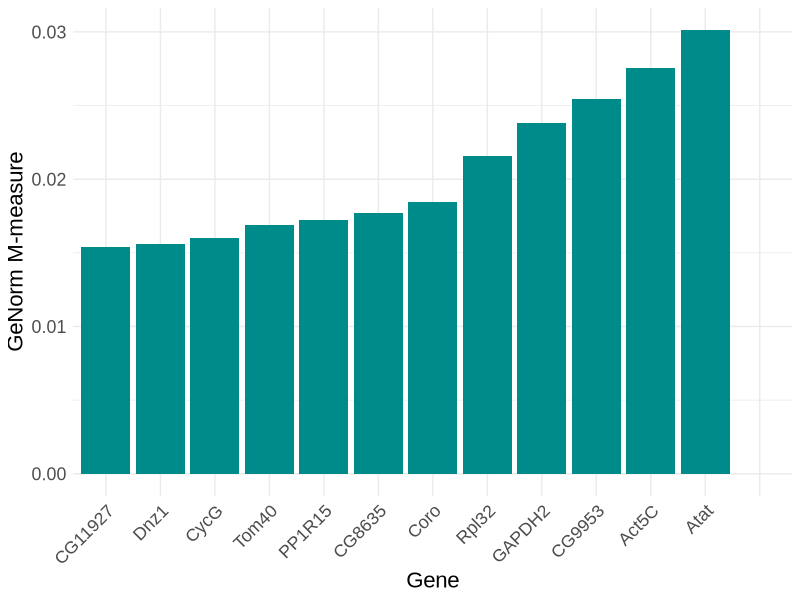
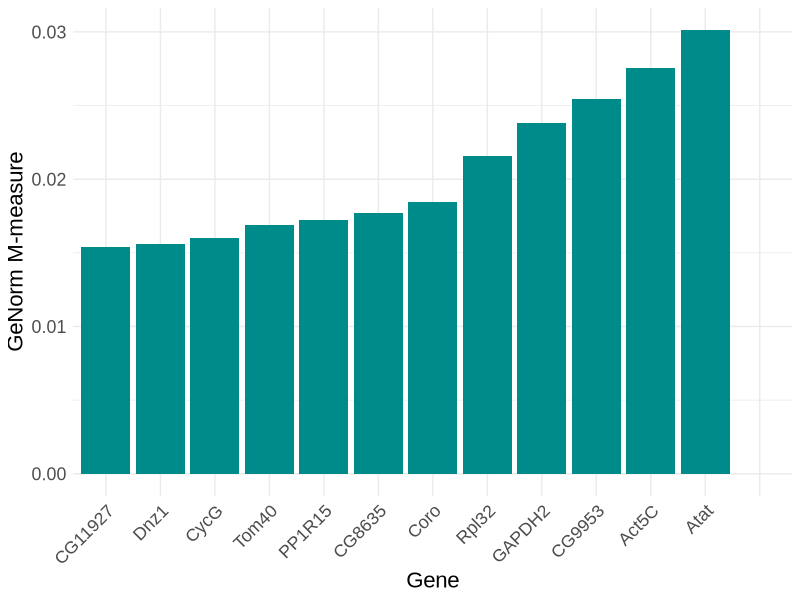

Recreate these plots in R, in order.
#!/usr/bin/env Rscript

library(ggplot2)

data <- read.csv("m_measures.csv")

data[["gene_id"]] <- factor(data[["gene_id"]], levels = unique(data[["gene_id"]]))
data <- data[order(data[["m_measure"]], decreasing = FALSE), ]
print(data)
ggplot(data, aes(x = gene_id, y = m_measure)) +
  geom_bar(stat = "identity", fill = "darkcyan") +
  labs(x = "Gene", y = "GeNorm M-measure") +
  theme_minimal() +
  theme(
    text=element_text(size=16,  family="Liberation Sans"),
    axis.text.x = element_text(angle = 45, hjust = 1)
  )

ggsave("genorm_m_measures.png", width = 8, height = 6, dpi = 300) 
